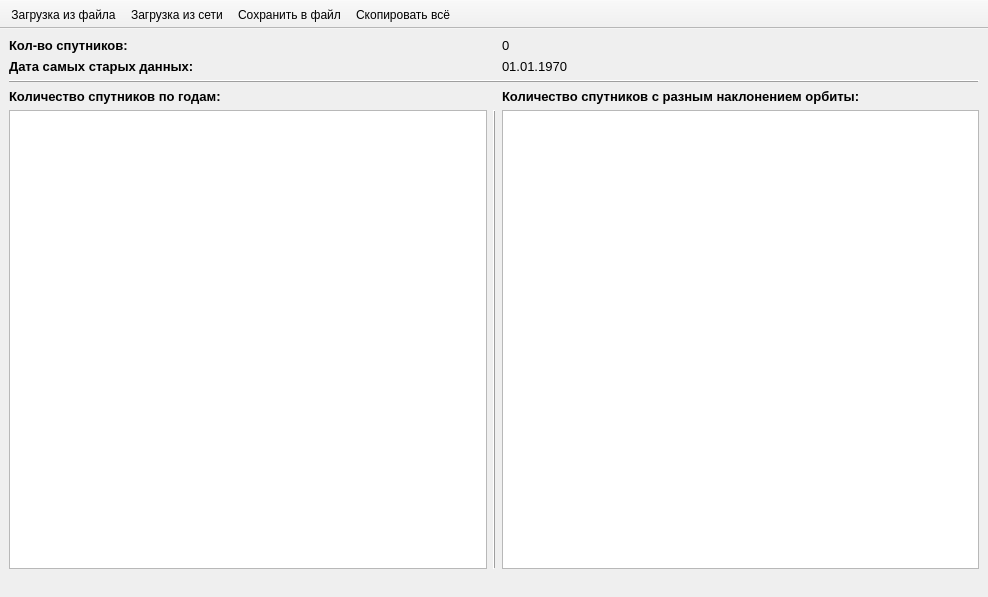
<?xml version="1.0" encoding="UTF-8"?>
<ui version="4.0">
 <class>InfoWindow</class>
 <widget class="QMainWindow" name="InfoWindow">
  <property name="geometry">
   <rect>
    <x>0</x>
    <y>0</y>
    <width>988</width>
    <height>597</height>
   </rect>
  </property>
  <property name="sizePolicy">
   <sizepolicy hsizetype="Preferred" vsizetype="Preferred">
    <horstretch>0</horstretch>
    <verstretch>0</verstretch>
   </sizepolicy>
  </property>
  <property name="minimumSize">
   <size>
    <width>800</width>
    <height>400</height>
   </size>
  </property>
  <property name="contextMenuPolicy">
   <enum>Qt::ContextMenuPolicy::ActionsContextMenu</enum>
  </property>
  <property name="windowTitle">
   <string>Информация о спутниках</string>
  </property>
  <property name="windowIcon">
   <iconset resource="../../resources/icons/window.qrc">
    <normaloff>:/title_icon/icon.ico</normaloff>:/title_icon/icon.ico</iconset>
  </property>
  <property name="dockOptions">
   <set>QMainWindow::DockOption::AllowTabbedDocks|QMainWindow::DockOption::AnimatedDocks</set>
  </property>
  <widget class="QWidget" name="centralwidget">
   <layout class="QGridLayout" name="gridLayout">
    <item row="2" column="2" alignment="Qt::AlignmentFlag::AlignLeft">
     <widget class="QLabel" name="inputCountLabel">
      <property name="sizePolicy">
       <sizepolicy hsizetype="Preferred" vsizetype="Preferred">
        <horstretch>0</horstretch>
        <verstretch>0</verstretch>
       </sizepolicy>
      </property>
      <property name="font">
       <font>
        <pointsize>10</pointsize>
       </font>
      </property>
      <property name="frameShape">
       <enum>QFrame::Shape::NoFrame</enum>
      </property>
      <property name="text">
       <string>0</string>
      </property>
      <property name="alignment">
       <set>Qt::AlignmentFlag::AlignLeading|Qt::AlignmentFlag::AlignLeft|Qt::AlignmentFlag::AlignVCenter</set>
      </property>
     </widget>
    </item>
    <item row="6" column="0">
     <widget class="QTableView" name="yearTableView">
      <property name="contextMenuPolicy">
       <enum>Qt::ContextMenuPolicy::ActionsContextMenu</enum>
      </property>
      <property name="frameShape">
       <enum>QFrame::Shape::StyledPanel</enum>
      </property>
      <property name="frameShadow">
       <enum>QFrame::Shadow::Sunken</enum>
      </property>
      <property name="editTriggers">
       <set>QAbstractItemView::EditTrigger::NoEditTriggers</set>
      </property>
      <property name="selectionBehavior">
       <enum>QAbstractItemView::SelectionBehavior::SelectItems</enum>
      </property>
      <property name="gridStyle">
       <enum>Qt::PenStyle::SolidLine</enum>
      </property>
      <property name="sortingEnabled">
       <bool>false</bool>
      </property>
      <attribute name="horizontalHeaderShowSortIndicator" stdset="0">
       <bool>false</bool>
      </attribute>
     </widget>
    </item>
    <item row="6" column="1">
     <widget class="Line" name="vLine">
      <property name="frameShadow">
       <enum>QFrame::Shadow::Raised</enum>
      </property>
      <property name="orientation">
       <enum>Qt::Orientation::Vertical</enum>
      </property>
     </widget>
    </item>
    <item row="2" column="0" alignment="Qt::AlignmentFlag::AlignLeft">
     <widget class="QLabel" name="countLabel">
      <property name="sizePolicy">
       <sizepolicy hsizetype="Preferred" vsizetype="Preferred">
        <horstretch>0</horstretch>
        <verstretch>0</verstretch>
       </sizepolicy>
      </property>
      <property name="font">
       <font>
        <pointsize>10</pointsize>
        <bold>true</bold>
       </font>
      </property>
      <property name="text">
       <string>Кол-во спутников:</string>
      </property>
      <property name="alignment">
       <set>Qt::AlignmentFlag::AlignLeading|Qt::AlignmentFlag::AlignLeft|Qt::AlignmentFlag::AlignVCenter</set>
      </property>
     </widget>
    </item>
    <item row="3" column="0" alignment="Qt::AlignmentFlag::AlignLeft">
     <widget class="QLabel" name="dateLabel">
      <property name="sizePolicy">
       <sizepolicy hsizetype="Preferred" vsizetype="Preferred">
        <horstretch>0</horstretch>
        <verstretch>0</verstretch>
       </sizepolicy>
      </property>
      <property name="font">
       <font>
        <pointsize>10</pointsize>
        <bold>true</bold>
       </font>
      </property>
      <property name="text">
       <string>Дата самых старых данных:</string>
      </property>
      <property name="alignment">
       <set>Qt::AlignmentFlag::AlignLeading|Qt::AlignmentFlag::AlignLeft|Qt::AlignmentFlag::AlignVCenter</set>
      </property>
     </widget>
    </item>
    <item row="6" column="2">
     <widget class="QTableView" name="inclinationTableView">
      <property name="enabled">
       <bool>true</bool>
      </property>
      <property name="sizePolicy">
       <sizepolicy hsizetype="Expanding" vsizetype="Expanding">
        <horstretch>0</horstretch>
        <verstretch>0</verstretch>
       </sizepolicy>
      </property>
      <property name="contextMenuPolicy">
       <enum>Qt::ContextMenuPolicy::ActionsContextMenu</enum>
      </property>
      <property name="editTriggers">
       <set>QAbstractItemView::EditTrigger::NoEditTriggers</set>
      </property>
      <property name="selectionBehavior">
       <enum>QAbstractItemView::SelectionBehavior::SelectItems</enum>
      </property>
      <property name="sortingEnabled">
       <bool>false</bool>
      </property>
      <attribute name="horizontalHeaderShowSortIndicator" stdset="0">
       <bool>false</bool>
      </attribute>
     </widget>
    </item>
    <item row="4" column="0" colspan="3">
     <widget class="Line" name="hLine">
      <property name="frameShadow">
       <enum>QFrame::Shadow::Raised</enum>
      </property>
      <property name="orientation">
       <enum>Qt::Orientation::Horizontal</enum>
      </property>
     </widget>
    </item>
    <item row="5" column="2" alignment="Qt::AlignmentFlag::AlignLeft">
     <widget class="QLabel" name="inclinationLabel">
      <property name="sizePolicy">
       <sizepolicy hsizetype="Preferred" vsizetype="Preferred">
        <horstretch>0</horstretch>
        <verstretch>0</verstretch>
       </sizepolicy>
      </property>
      <property name="font">
       <font>
        <pointsize>10</pointsize>
        <bold>true</bold>
       </font>
      </property>
      <property name="text">
       <string>Количество спутников с разным наклонением орбиты:</string>
      </property>
      <property name="alignment">
       <set>Qt::AlignmentFlag::AlignLeading|Qt::AlignmentFlag::AlignLeft|Qt::AlignmentFlag::AlignVCenter</set>
      </property>
     </widget>
    </item>
    <item row="3" column="2" alignment="Qt::AlignmentFlag::AlignLeft">
     <widget class="QLabel" name="inputDateLabel">
      <property name="sizePolicy">
       <sizepolicy hsizetype="Preferred" vsizetype="Preferred">
        <horstretch>0</horstretch>
        <verstretch>0</verstretch>
       </sizepolicy>
      </property>
      <property name="font">
       <font>
        <pointsize>10</pointsize>
       </font>
      </property>
      <property name="frameShape">
       <enum>QFrame::Shape::NoFrame</enum>
      </property>
      <property name="text">
       <string>01.01.1970</string>
      </property>
      <property name="alignment">
       <set>Qt::AlignmentFlag::AlignLeading|Qt::AlignmentFlag::AlignLeft|Qt::AlignmentFlag::AlignVCenter</set>
      </property>
      <property name="wordWrap">
       <bool>false</bool>
      </property>
     </widget>
    </item>
    <item row="5" column="0" alignment="Qt::AlignmentFlag::AlignLeft">
     <widget class="QLabel" name="yearLabel">
      <property name="sizePolicy">
       <sizepolicy hsizetype="Preferred" vsizetype="Preferred">
        <horstretch>0</horstretch>
        <verstretch>0</verstretch>
       </sizepolicy>
      </property>
      <property name="font">
       <font>
        <pointsize>10</pointsize>
        <bold>true</bold>
       </font>
      </property>
      <property name="layoutDirection">
       <enum>Qt::LayoutDirection::LeftToRight</enum>
      </property>
      <property name="frameShape">
       <enum>QFrame::Shape::NoFrame</enum>
      </property>
      <property name="frameShadow">
       <enum>QFrame::Shadow::Plain</enum>
      </property>
      <property name="text">
       <string>Количество спутников по годам:</string>
      </property>
      <property name="alignment">
       <set>Qt::AlignmentFlag::AlignLeading|Qt::AlignmentFlag::AlignLeft|Qt::AlignmentFlag::AlignVCenter</set>
      </property>
     </widget>
    </item>
   </layout>
  </widget>
  <widget class="QStatusBar" name="statusbar">
   <property name="enabled">
    <bool>true</bool>
   </property>
   <property name="sizeGripEnabled">
    <bool>false</bool>
   </property>
  </widget>
  <widget class="QToolBar" name="toolBar">
   <property name="windowTitle">
    <string>toolBar</string>
   </property>
   <property name="movable">
    <bool>false</bool>
   </property>
   <property name="allowedAreas">
    <set>Qt::ToolBarArea::AllToolBarAreas</set>
   </property>
   <property name="orientation">
    <enum>Qt::Orientation::Horizontal</enum>
   </property>
   <property name="iconSize">
    <size>
     <width>24</width>
     <height>24</height>
    </size>
   </property>
   <property name="toolButtonStyle">
    <enum>Qt::ToolButtonStyle::ToolButtonTextUnderIcon</enum>
   </property>
   <property name="floatable">
    <bool>false</bool>
   </property>
   <attribute name="toolBarArea">
    <enum>TopToolBarArea</enum>
   </attribute>
   <attribute name="toolBarBreak">
    <bool>false</bool>
   </attribute>
   <addaction name="fileOpenAction"/>
   <addaction name="urlOpenAction"/>
   <addaction name="saveAction"/>
   <addaction name="copyAction"/>
  </widget>
  <action name="saveAction">
   <property name="icon">
    <iconset resource="../../resources/icons/window.qrc">
     <normaloff>:/light_icons/save_light-24.svg</normaloff>:/light_icons/save_light-24.svg</iconset>
   </property>
   <property name="text">
    <string>Сохранить в файл</string>
   </property>
   <property name="shortcut">
    <string>Ctrl+S</string>
   </property>
   <property name="shortcutContext">
    <enum>Qt::ShortcutContext::WidgetShortcut</enum>
   </property>
  </action>
  <action name="aboutAction">
   <property name="checkable">
    <bool>false</bool>
   </property>
   <property name="icon">
    <iconset resource="../../resources/icons/window.qrc">
     <normaloff>:/light_icons/info_light-24.svg</normaloff>:/light_icons/info_light-24.svg</iconset>
   </property>
   <property name="text">
    <string>О программе</string>
   </property>
   <property name="menuRole">
    <enum>QAction::MenuRole::TextHeuristicRole</enum>
   </property>
   <property name="priority">
    <enum>QAction::Priority::NormalPriority</enum>
   </property>
  </action>
  <action name="copyAction">
   <property name="icon">
    <iconset resource="../../resources/icons/window.qrc">
     <normaloff>:/light_icons/copy_all_light-24.svg</normaloff>:/light_icons/copy_all_light-24.svg</iconset>
   </property>
   <property name="text">
    <string>Скопировать всё</string>
   </property>
   <property name="shortcut">
    <string>Ctrl+Shift+C</string>
   </property>
  </action>
  <action name="fileOpenAction">
   <property name="icon">
    <iconset resource="../../resources/icons/window.qrc">
     <normaloff>:/light_icons/upload_light-24.svg</normaloff>:/light_icons/upload_light-24.svg</iconset>
   </property>
   <property name="text">
    <string>Загрузка из файла</string>
   </property>
   <property name="shortcut">
    <string>Ctrl+O</string>
   </property>
  </action>
  <action name="urlOpenAction">
   <property name="icon">
    <iconset resource="../../resources/icons/window.qrc">
     <normaloff>:/light_icons/cloud_download_light-24.svg</normaloff>:/light_icons/cloud_download_light-24.svg</iconset>
   </property>
   <property name="text">
    <string>Загрузка из сети</string>
   </property>
   <property name="shortcut">
    <string>Ctrl+N</string>
   </property>
  </action>
 </widget>
 <resources>
  <include location="../../resources/icons/window.qrc"/>
 </resources>
 <connections/>
</ui>
